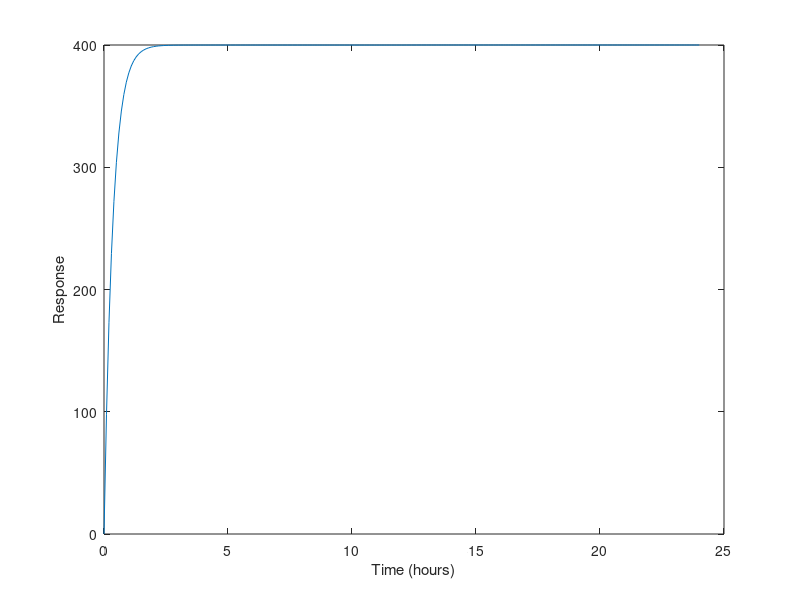

Here is the MATLAB script that generated this plot:
% Define the parameters of the PD model
EC50 = 10; % concentration at which the response is 50% of the maximum response
Emax = 100; % maximum response
n = 4; % Hill coefficient

% Define the time points at which the PD model will be evaluated (in hours)
t = 0:0.1:24; % time points (hours)

% Define the input function (the amount of drug administered at each time point)
dose = zeros(size(t)); % initialize the dose array
dose(t >= 0 & t < 12) = 50; % 50 mg administered over the first 12 hours
dose(t >= 12 & t < 24) = 100; % 100 mg administered over the next 12 hours

% Initialize the response array
response = zeros(size(t));

% Set the initial response
response(1) = 0;

% Define the parameters of the PK model
k_absorption = 0.5; % absorption rate constant (1/hour)
k_elimination = 0.25; % elimination rate constant (1/hour)
Vd = 10; % volume of distribution (L)

% Initialize the concentration array
concentration = zeros(size(t));

% Set the initial concentration
concentration(1) = 0;

% Loop through each time point and compute the response and concentration at that time point
for i = 2:length(t)
    % Compute the concentration at the current time point
    concentration(i) = concentration(i-1) + k_absorption * dose(i-1) - k_elimination * concentration(i-1);
    
    % Compute the response at the current time point
    response(i) = response(i-1) + Emax * concentration(i)^n / (EC50^n + concentration(i)^n) - k_elimination * response(i-1);
end

% Plot the response versus time curve
plot(t, response);
xlabel('Time (hours)');
ylabel('Response');
% This code combines the PK and PD models from the previous examples to create a PDPK model. The PK model is used to compute 
% the concentration of the drug at each time point, and the PD model is used to compute the response at each time point 
% based on the concentration. The response is then updated using a simple first-order PDPK equation. Finally, the response 
% versus time curve is plotted.